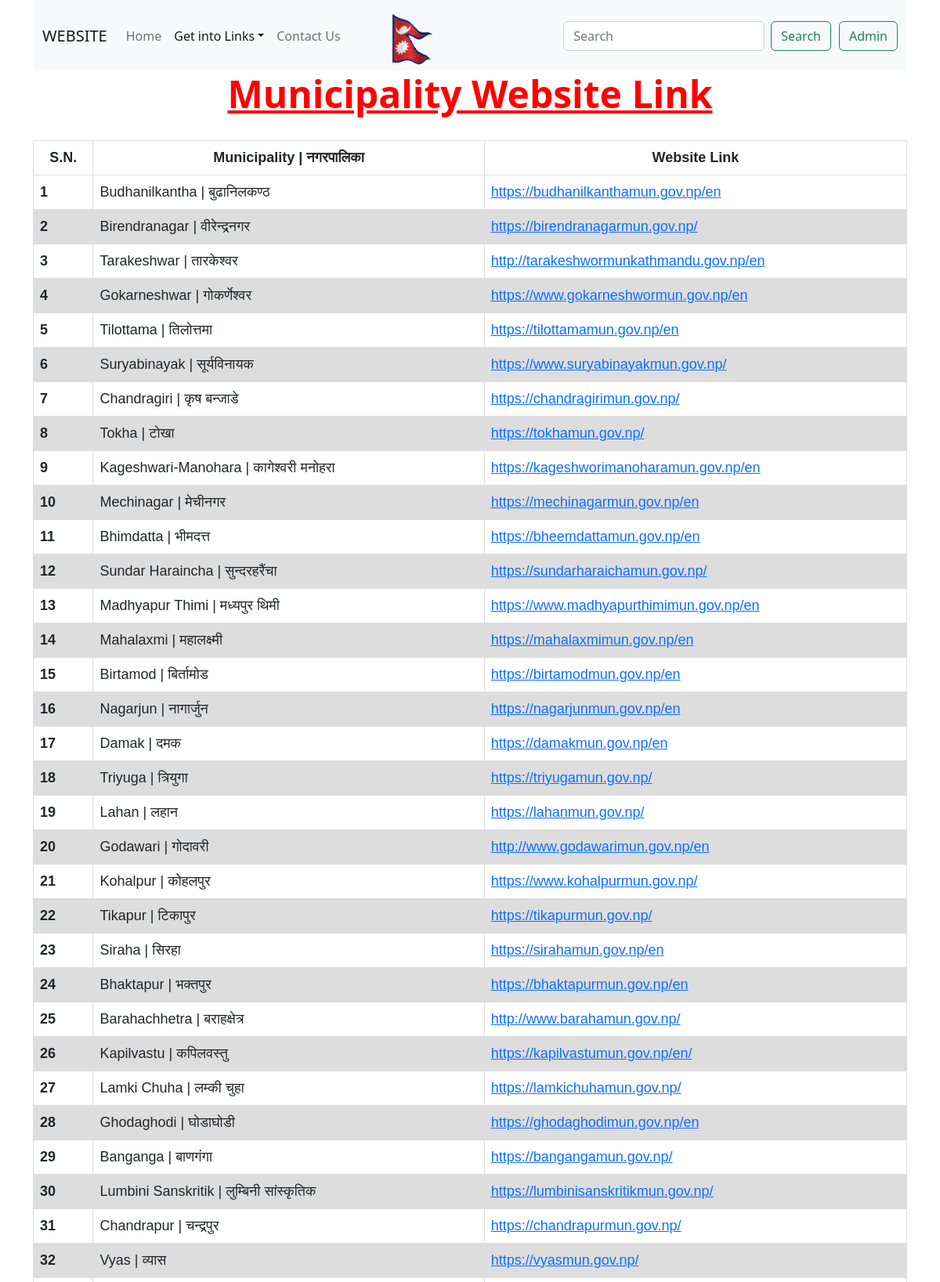
Screenshot of /municipalities (upper part) with the database file from the repository.
### link/models.py (models this page shows, shortened)
class municipality(models.Model):
    Website_Title = models.CharField(max_length=150)
    Website_Link = models.CharField(max_length=100)

### link/views.py (the view)
# urls.py: path('municipalities', views.municipalities, name='municipalities'),
def municipalities(request):
    if 'query' in request.GET:
        query = request.GET['query']
        data = municipality.objects.filter(Website_Title__icontains = query)
    else:
        data = municipality.objects.all()
    context = {'metro' : data}
    return render(request, 'municipality.html', context)

### templates/municipality.html (shortened to what this page needs)
{% extends "base.html" %}
{% block linkactive %}active{% endblock linkactive %}
{% load static %}
{% block body %}
<div class="container">
    <h1 class="top">Municipality Website Link</h1>
</div>
<div class="container">
    <table class="table">
        <thead>
          <tr>
            <th scope="col" class="top1">S.N.</th>
            <th scope="col" class="top1">Municipality | नगरपालिका</th>
            <th scope="col" class="top1">Website Link</th>
          </tr>
        </thead>
        <tbody>
          {% for municipality in metro %}
            <tr>
              <th scope="row">{{forloop.counter}}</th>
              <td>{{municipality.Website_Title}}</td>
              <td><a href="{{municipality.Website_Link}}" target="_blank">{{municipality.Website_Link}}</a></td>
            </tr>
          {% endfor %}
        </tbody>
      </table>
</div>
{% endblock body %}

### static/css/style.css (style rules this page uses)
.top { text-align: center; color: red; font-size: 48px; font-weight: 800; margin-bottom: 30px; text-decoration: underline; }
.top1 { text-align: center; }
table { font-family: arial, sans-serif; border-collapse: collapse; width: 100%; font-size: 18px; }
td, th { border: 1px solid #dddddd; text-align: left; padding: 10px; }
tr:nth-child(even) { background-color: #dddddd; }

### rows the page displays
municipality: Website_Title "Budhanilkantha | बुढानिलकण्ठ", Website_Link "https://budhanilkanthamun.gov.np/en"
municipality: Website_Title "Birendranagar | वीरेन्द्रनगर", Website_Link "https://birendranagarmun.gov.np/"
municipality: Website_Title "Tarakeshwar | तारकेश्वर", Website_Link "http://tarakeshwormunkathmandu.gov.np/en"
municipality: Website_Title "Gokarneshwar | गोकर्णेश्वर", Website_Link "https://www.gokarneshwormun.gov.np/en"
municipality: Website_Title "Tilottama | तिलोत्तमा", Website_Link "https://tilottamamun.gov.np/en"
municipality: Website_Title "Suryabinayak | सूर्यविनायक", Website_Link "https://www.suryabinayakmun.gov.np/"
municipality: Website_Title "Chandragiri | कृष बन्जाडे", Website_Link "https://chandragirimun.gov.np/"
municipality: Website_Title "Tokha | टोखा", Website_Link "https://tokhamun.gov.np/"
municipality: Website_Title "Kageshwari-Manohara | कागेश्वरी मनोहरा", Website_Link "https://kageshworimanoharamun.gov.np/en"
municipality: Website_Title "Mechinagar | मेचीनगर", Website_Link "https://mechinagarmun.gov.np/en"
municipality: Website_Title "Bhimdatta | भीमदत्त", Website_Link "https://bheemdattamun.gov.np/en"
municipality: Website_Title "Sundar Haraincha | सुन्दरहरैंचा", Website_Link "https://sundarharaichamun.gov.np/"
municipality: Website_Title "Madhyapur Thimi | मध्यपुर थिमी", Website_Link "https://www.madhyapurthimimun.gov.np/en"
municipality: Website_Title "Mahalaxmi | महालक्ष्मी", Website_Link "https://mahalaxmimun.gov.np/en"
municipality: Website_Title "Birtamod | बिर्तामोड", Website_Link "https://birtamodmun.gov.np/en"
municipality: Website_Title "Nagarjun | नागार्जुन", Website_Link "https://nagarjunmun.gov.np/en"
municipality: Website_Title "Damak | दमक", Website_Link "https://damakmun.gov.np/en"
municipality: Website_Title "Triyuga | त्रियुगा", Website_Link "https://triyugamun.gov.np/"
municipality: Website_Title "Lahan | लहान", Website_Link "https://lahanmun.gov.np/"
municipality: Website_Title "Godawari | गोदावरी", Website_Link "http://www.godawarimun.gov.np/en"
municipality: Website_Title "Kohalpur | कोहलपुर", Website_Link "https://www.kohalpurmun.gov.np/"
municipality: Website_Title "Tikapur | टिकापुर", Website_Link "https://tikapurmun.gov.np/"
municipality: Website_Title "Siraha | सिरहा", Website_Link "https://sirahamun.gov.np/en"
municipality: Website_Title "Bhaktapur | भक्तपुर", Website_Link "https://bhaktapurmun.gov.np/en"
municipality: Website_Title "Barahachhetra | बराहक्षेत्र", Website_Link "http://www.barahamun.gov.np/"
municipality: Website_Title "Kapilvastu | कपिलवस्तु", Website_Link "https://kapilvastumun.gov.np/en/"
municipality: Website_Title "Lamki Chuha | लम्की चुहा", Website_Link "https://lamkichuhamun.gov.np/"
municipality: Website_Title "Ghodaghodi | घोडाघोडी", Website_Link "https://ghodaghodimun.gov.np/en"
municipality: Website_Title "Banganga | बाणगंगा", Website_Link "https://bangangamun.gov.np/"
municipality: Website_Title "Lumbini Sanskritik | लुम्बिनी सांस्कृतिक", Website_Link "https://lumbinisanskritikmun.gov.np/"
municipality: Website_Title "Chandrapur | चन्द्रपुर", Website_Link "https://chandrapurmun.gov.np/"
municipality: Website_Title "Vyas | व्यास", Website_Link "https://vyasmun.gov.np/"
